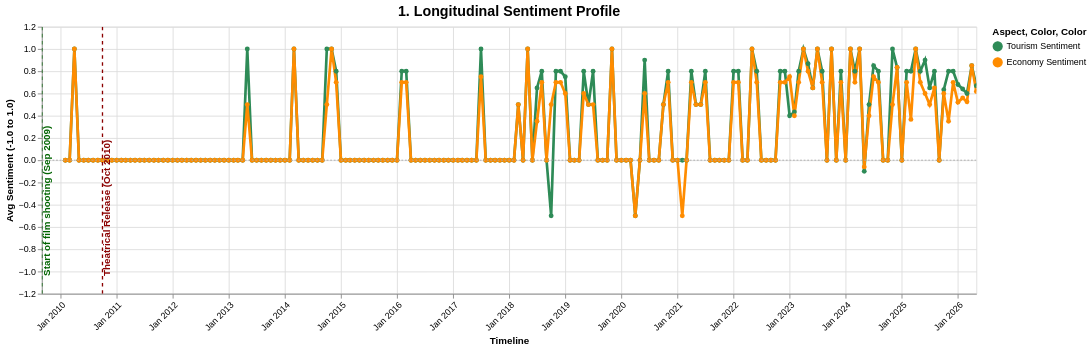

This figure's Vega-Lite source:
### Vega-Lite specification from a JSON file in a GitHub repository (floating-point values rounded to 4 significant figures; data arrays with more than 128 entries replaced by an {"elided": "..."} marker saying what was removed)
{"config": {"view": {"continuousWidth": 300, "continuousHeight": 300}}, "layer": [{"data": {"name": "data-395ef0d4ca6d64e474eabc14cb23f31e"}, "mark": {"type": "line", "point": true, "strokeWidth": 3}, "encoding": {"color": {"field": "Aspect", "legend": {"orient": "right"}, "scale": {"domain": ["Tourism Sentiment", "Economy Sentiment"], "range": ["#2E8B57", "#FF8C00"]}, "type": "nominal"}, "tooltip": [{"field": "Date", "type": "temporal"}, {"field": "Aspect", "type": "nominal"}, {"field": "Sentiment", "format": ".2f", "type": "quantitative"}, {"field": "Positive_Context", "type": "nominal"}, {"field": "Negative_Context", "type": "nominal"}], "x": {"axis": {"format": "%b %Y", "labelAngle": -45}, "field": "Date", "title": "Timeline", "type": "temporal"}, "y": {"field": "Sentiment", "scale": {"domain": [-1.1, 1.1]}, "title": "Avg Sentiment (-1.0 to 1.0)", "type": "quantitative"}}, "name": "view_3fda58279518f390_0"}, {"data": {"name": "data-a0a55d106695e8d630baff0f16eee66d"}, "mark": {"type": "rule", "color": "#A9A9A9", "strokeDash": [2, 2]}, "encoding": {"y": {"field": "y", "type": "quantitative"}}}, {"data": {"name": "data-1ae09eb40f3e4c475b7fb0436294cb5f"}, "mark": {"type": "rule", "size": 1.5, "strokeDash": [4, 4]}, "encoding": {"color": {"field": "Color", "scale": null, "type": "nominal"}, "x": {"field": "Date", "type": "temporal"}}}, {"data": {"name": "data-1ae09eb40f3e4c475b7fb0436294cb5f"}, "mark": {"type": "text", "align": "left", "angle": 270, "baseline": "top", "dx": 5, "fontSize": 11, "fontWeight": "bold"}, "encoding": {"color": {"field": "Color", "scale": null, "type": "nominal"}, "text": {"field": "Event", "type": "nominal"}, "x": {"field": "Date", "type": "temporal"}, "y": {"value": 285}}}], "height": 300, "params": [{"name": "param_1e9efca18e7a2868", "select": {"type": "interval", "encodings": ["x", "y"]}, "bind": "scales", "views": ["view_3fda58279518f390_0"]}], "title": {"text": "1. Longitudinal Sentiment Profile", "fontSize": 16}, "width": 1050, "$schema": "https://vega.github.io/schema/vega-lite/v6.4.1.json", "datasets": {"data-395ef0d4ca6d64e474eabc14cb23f31e": {"elided": "392 records"}, "data-a0a55d106695e8d630baff0f16eee66d": [{"y": 0}], "data-1ae09eb40f3e4c475b7fb0436294cb5f": [{"Date": "2009-09-01T00:00:00", "Event": "Start of film shooting (Sep 2009)", "Color": "#006400"}, {"Date": "2010-10-01T00:00:00", "Event": "Theatrical Release (Oct 2010)", "Color": "#8B0000"}]}}
